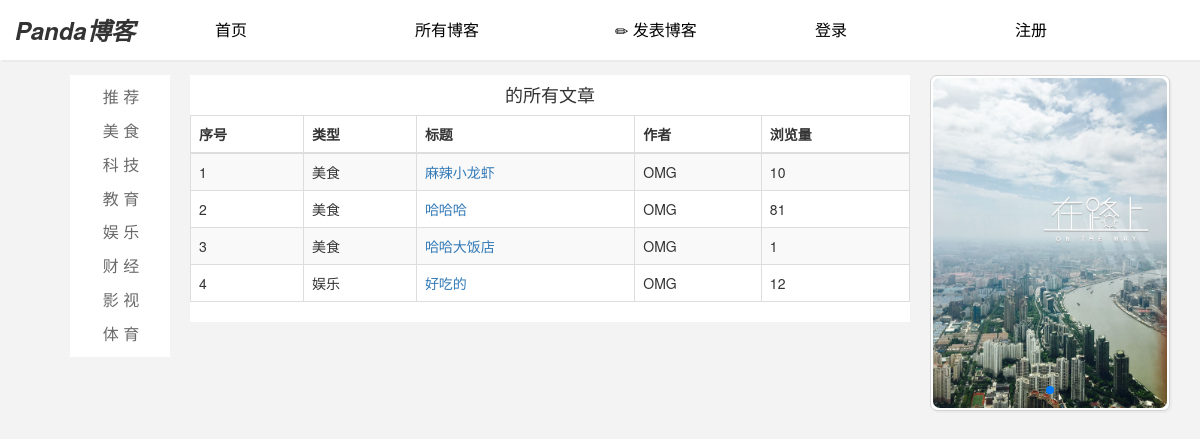
Page /user/blob?user_id=7 on the committed database.
### mainapp/models.py (models this page shows)
class Blob(models.Model):
    blob_type = (
        (0, '美食'),
        (1, '科技'),
        (2, '教育'),
        (3, '娱乐'),
        (4, '财经'),
        (5, '影视'),
        (6, '体育'),
    )
    title = models.CharField(max_length=50,verbose_name='标题')
    btype = models.IntegerField(choices=blob_type,verbose_name='类型')
    summary = models.TextField(default='',verbose_name='概要')
    user = models.ForeignKey(User,on_delete=models.SET_NULL,null=True)  #所属用户
    content = HTMLField(default='',verbose_name='文章内容')
    cnt = models.IntegerField(default=0,verbose_name='点击量')
    publish_time = models.DateTimeField(auto_now=True,verbose_name='发布时间')
    @property
    def type_name(self):
        return self.blob_type[self.btype][1]

class User(models.Model):
    name = models.CharField(max_length=50,unique=True,verbose_name='用户名')
    passwd = models.CharField(max_length=200,verbose_name='密码')
    phone = models.CharField(max_length=12,verbose_name='电话')
    image = models.ImageField(max_length=200,upload_to='user/images',verbose_name='用户头像')
    class Meta:
        verbose_name = '用户信息'
        verbose_name_plural = verbose_name

### mainapp/views.py (the view, shortened to what this page needs)
# urls.py: url(r'blob',BlobView.as_view(),name='blob'),
class BlobView(View):
    def get(self,request):
        uname = request.session.get('uname')
        user = User.objects.filter(name=uname).first()
        if request.GET.get('a') == '1':  #我的文章
            return render(request,'blob_list.html',{
                'blobs':user.blob_set.all(),
                'user':user,
                'bianji':1
            })
        elif request.GET.get('id'):
            return render(request,'blob_edit.html',{
                'blob':Blob.objects.filter(id=request.GET.get('id')).first()
            })
        elif request.GET.get('user_id'):
            return render(request,'blob_list.html',{
                'blobs':User.objects.get(id=request.GET.get('user_id')).blob_set.all(),
                'user':user,
                'zuozhe': 2
            })
        else:
            return render(request,'blob_list.html',{
                'blobs':Blob.objects.all(),
                'user':user
            })

### templates/blob_list.html (shortened to what this page needs)
{% extends 'home.html' %}
{% block content %}
{% if bianji == 1 %}
    <h4 align="center">我的博客</h4>
{% elif zuozhe == 2 %}
    <h4 align="center">{{ user.name }} 的所有文章</h4>
{% else %}
    <h4 align="center">所有博客</h4>
{% endif %}
<table class="table table-hover table-bordered table-striped">
<thead>
<th>序号</th>
<th>类型</th>
<th>标题</th>
{% if not bianji %}
<th>作者</th>
{% endif %}
<th>浏览量</th>
</thead>
<tbody>
{% for blob in blobs %}
<tr>
<td>{{ forloop.counter }}</td>
<td>{{ blob.type_name }}</td>
<td><a href="/user/show/{{ blob.id }}">{{ blob.title }}</a></td>
{% if not bianji %}
<td>{{ blob.user.name }}</td>
{% endif %}
<td>{{ blob.cnt }}</td>
</tr>
    {% empty %}
    <tr>
    <td colspan="5" align="center">暂无博客</td>
    </tr>
{% endfor %}
</tbody>
</table>
{% endblock %}
{% block right %}
<section class="swiper-container" id="topSwiper">
    <div class="swiper-wrapper">
            <div class="swiper-slide swiperImg">
                <img src="/static/images/bb.jpg" width="100%" height="330">
            </div>
    </div>
    <div class="swiper-pagination"></div>
</section>
{% endblock %}

### templates/blob_list.html (style rules this page uses)
.swiperImg > img { border-radius: 7px; }

### rows in the picture
Blob: type_name "美食", title "麻辣小龙虾", user.name "OMG", cnt "10"
Blob: type_name "美食", title "哈哈哈", user.name "OMG", cnt "81"
Blob: type_name "美食", title "哈哈大饭店", user.name "OMG", cnt "1"
Blob: type_name "娱乐", title "好吃的", user.name "OMG", cnt "12"
